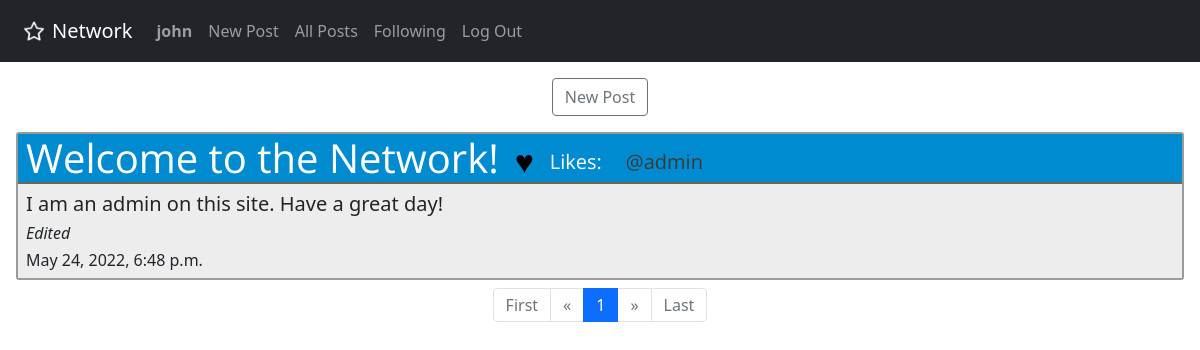
Page /following (signed in) on the committed database.
### network/models.py (models this page shows)
class User(AbstractUser):
    pass

class Post(models.Model):
    text = models.TextField(max_length=1000)
    title = models.CharField(max_length=100)
    user = models.ForeignKey(
        User,
        on_delete=models.CASCADE,
        related_name="post"
    )
    time = models.DateTimeField()
    edited = models.BooleanField()

### network/views.py (the view)
# urls.py: path("following", views.following, name="following"),
def following(request):
    if request.user.is_authenticated:
        user = request.user
        if request.method == "POST":
            return error(request, "Invalid Submission")
        else:
            following_id_list = Follower.objects.filter(
                follower=user).values('following_id')
            following_user_list = User.objects.filter(
                id__in=following_id_list).values('id')
            posts = Post.objects.filter(
                user__in=following_user_list).order_by('-time')
            paginator = Paginator(posts, 10)  # Show 10 contacts per page.
            page_number = request.GET.get(
                'page') if request.GET.get('page') else 1
            page_obj = paginator.get_page(page_number)
            return render(request, "network/index.html", {'page_obj': page_obj})
    else:
        return redirect(reverse("login"))

### network/templates/network/index.html (shortened to what this page needs)
{% extends "network/layout.html" %}
{% load static %}
{% block body %}
<div class="p-2">
    <div class="d-flex justify-content-center">
        <a class="btn btn-outline-secondary m-2" href={% url "newpost" %}>New Post</a>
    </div>
    {% for post in page_obj %}
    <div id="{{ post.id }}" class="post m-2">
        <div class="posttitlebox">
            <h1 class="h1 posttitle ps-2 m-0 d-flex align-items-center">{{ post.title }}<span class="h1 m-0"> <a
                        href="#" id="heart{{ post.id }}" class="heart h2 m-3">&hearts;</a><span
                        class="align-middle h5">Likes:</span></span><span class="lead ps-2 pt-2 align-bottom"
                    style="font-size: 20px"><a class="username align-bottom" href={% url "profile" post.user.id %}>
                        @{{ post.user }}</a></span></h1>
        </div>
        <div class="m-2">
            <h5 id="posttext{{post.id}}">{{ post.text }}</h5>
            <h6 id="edited{{ post.id }}" style="font-style: italic">{% if post.edited %} Edited{% endif %}</h6>
            <h6>{{ post.time }}</h5>
        </div>
    </div>
    {% endfor %}
    <nav aria-label="Page navigation example">
        <ol class="pagination justify-content-center">
            {% if page_obj.has_previous %}
            <li class="page-item">
                <a class="page-link" href="?page=1" aria-label="Previous">
                    First
                </a>
            </li>
            <li>
                <a class="page-link" href="?page={{ page_obj.previous_page_number }}" aria-label="Previous">
                    <span aria-hidden="true">&laquo;</span>
                </a>
            </li>
            <li class="page-item"><a class="page-link"
                    href="?page={{ page_obj.previous_page_number}}">{{ page_obj.previous_page_number}}</a></li>
            {% else %}
            <li class="page-item disabled">
                <a class="page-link" href="?page=1" aria-label="Previous">
                    First
                </a>
            </li>
            <li class="page-item disabled">
                <a class="page-link" href="#" aria-label="Previous">
                    <span aria-hidden="true">&laquo;</span>
                </a>
            </li>
            {% endif %}
            <li class="page-item active"><span class="page-link" href="#">{{ page_obj.number}}</span></li>
            {% if page_obj.has_next %}
            <li class="page-item"><a class="page-link"
                    href="?page={{ page_obj.next_page_number }}">{{ page_obj.next_page_number }}</a></li>
            <li class="page-item"><a class="page-link" href="?page={{ page_obj.next_page_number }}" aria-label="Next">
                    <span aria-hidden="true">&raquo;</span>
                </a></li>
            <li class="page-item"><a class="page-link" href="?page={{ page_obj.paginator.num_pages }}">Last</a></li>
            {% else %}
            <li class="page-item disabled"><a class="page-link" href="#" aria-label="Next">
                    <span aria-hidden="true">&raquo;</span>
                </a></li>
            <li class="page-item disabled"><a class="page-link" href="#">Last</a></li>
            {% endif %}
        </ol>
    </nav>
</div>
{% endblock %}

### network/templates/network/layout.html (shortened to what this page needs)
{% load static %}
<!DOCTYPE html>
<html lang="en">
    <head>
        <link rel="stylesheet" href="https://stackpath.bootstrapcdn.com/bootstrap/4.4.1/css/bootstrap.min.css"
>
        <link href="{% static 'network/styles.css' %}" rel="stylesheet">
        <link href="https://cdn.jsdelivr.net/npm/bootstrap@5.1.3/dist/css/bootstrap.min.css" rel="stylesheet"
>
    </head>
    <body>
        <nav class="navbar sticky-top navbar-expand-lg navbar-dark bg-dark">
            <a class="navbar-brand align-middle" href="{% url 'index' %}"><img class="m-2"
                    src="{% static 'network/favicon.ico' %}" width="20" height="20" alt=""><span
                    class="align-middle">Network</span></a>
            <div class="collapse navbar-collapse" id="navbarSupportedContent">
                <ul class="navbar-nav mr-auto">
                    {% if user.is_authenticated %}
                    <li class="nav-item" data-bs-toggle="tooltip" data-bs-placement="bottom" title="Your Profile">
                        <a class="nav-link" href={% url "profile" user.id %}><strong>{{ user.username }}</strong></a>
                    </li>
                    <li class="nav-item">
                        <a class="nav-link" href={% url "newpost" %}>New Post</a>
                    </li>
                    {% endif %}
                    <li class="nav-item">
                        <a class="nav-link" href="{% url 'index' %}">All Posts</a>
                    </li>
                    {% if user.is_authenticated %}
                    <li class="nav-item">
                        <a class="nav-link" href="{% url "following" %}">Following</a>
                    </li>
                    <li class="nav-item">
                        <a class="nav-link" href="{% url 'logout' %}">Log Out</a>
                    </li>
                    {% endif %}
                </ul>
            </div>
        </nav>
        <div class="body">
            {% block body %}
            {% endblock %}
        </div>
    </body>
</html>

### network/static/network/styles.css (style rules this page uses)
.heart { font-family:'Gill Sans', 'Gill Sans MT', Calibri, 'Trebuchet MS', sans-serif; color: black; text-decoration-line: none; }
.username { text-decoration-line: none; color: rgb(57, 57, 57); }
.post { background-color: rgb(237, 237, 237); border: 2px solid; border-radius: 3px; border-color: rgb(155, 155, 155); }
.posttitlebox { background-color: rgb(0, 139, 209); border-bottom: 2px; border-bottom-style: solid; border-bottom-color: rgb(104, 104, 92); }
.posttitle { font-family: titlefont, Helvetica, sans-serif; color: white; }

### rows in the picture
User: username "john"
Post: title "Welcome to the Network!", user "admin", text "I am an admin on this site. Have a great day!", edited "Edited", time "May 24, 2022, 6:48 p.m."

### other values in the picture
{{ page_obj.number }} "1"
